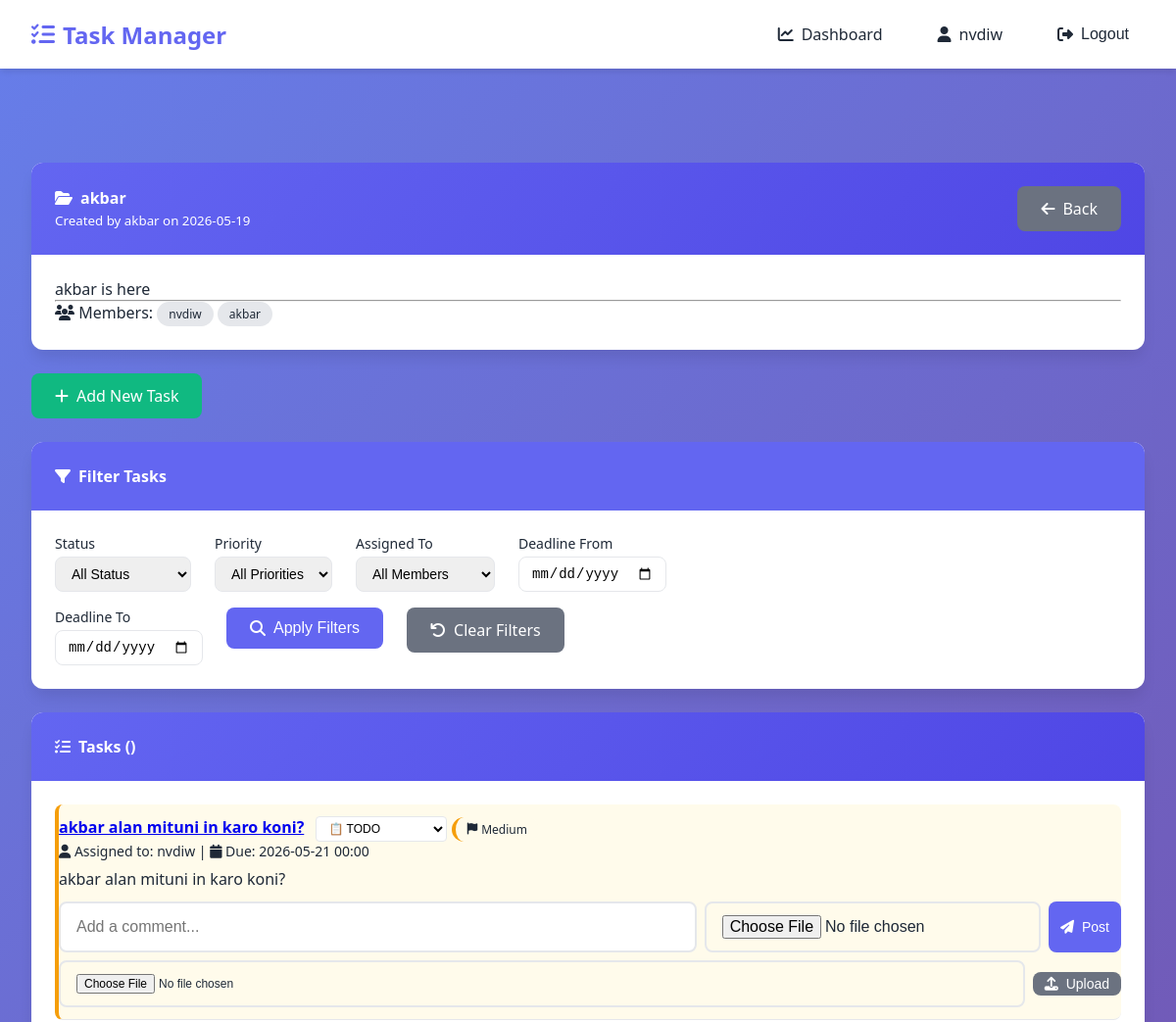
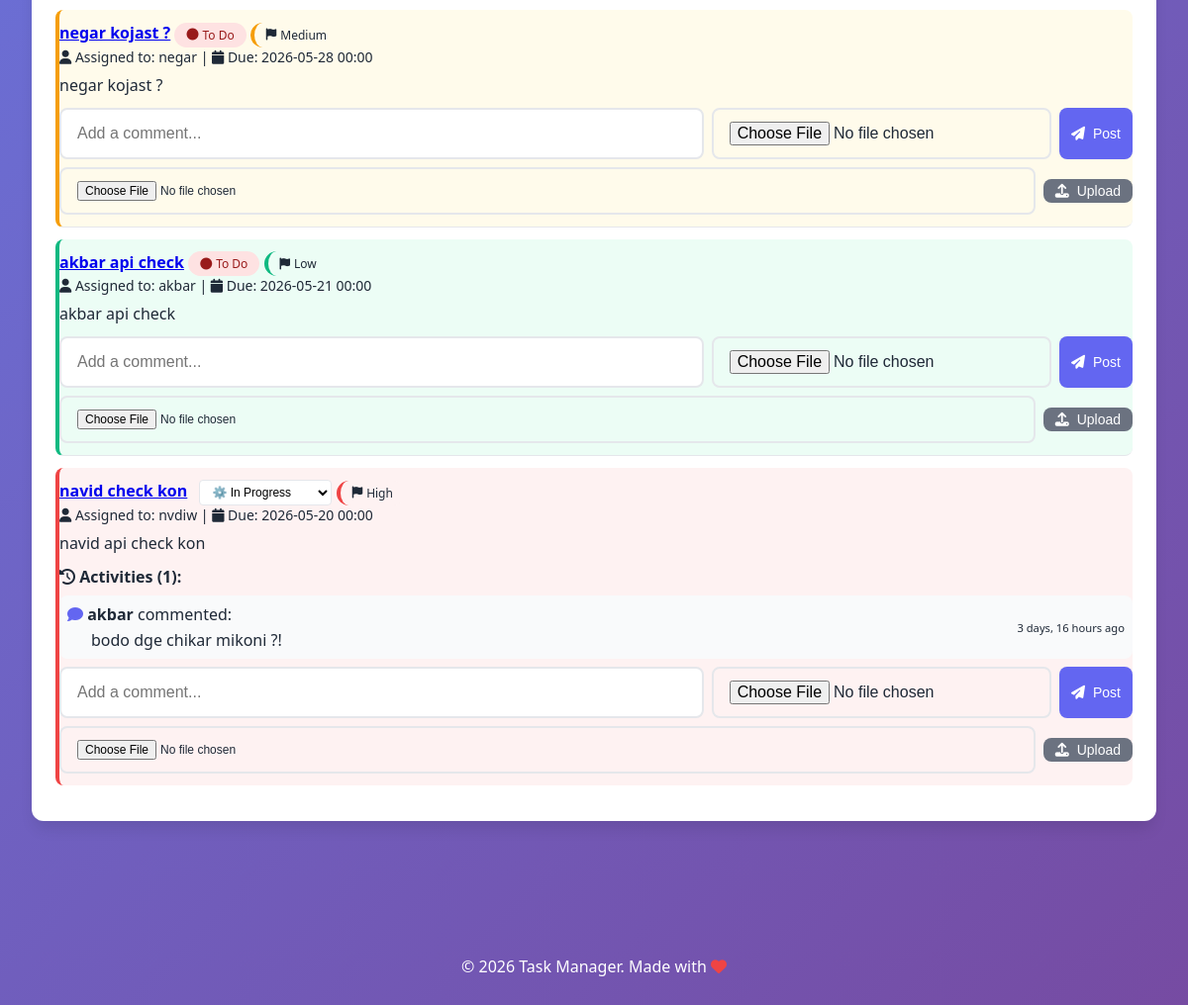
The page /projects/10/ (signed in) on the database as committed earlier (2 pictures, top to bottom).
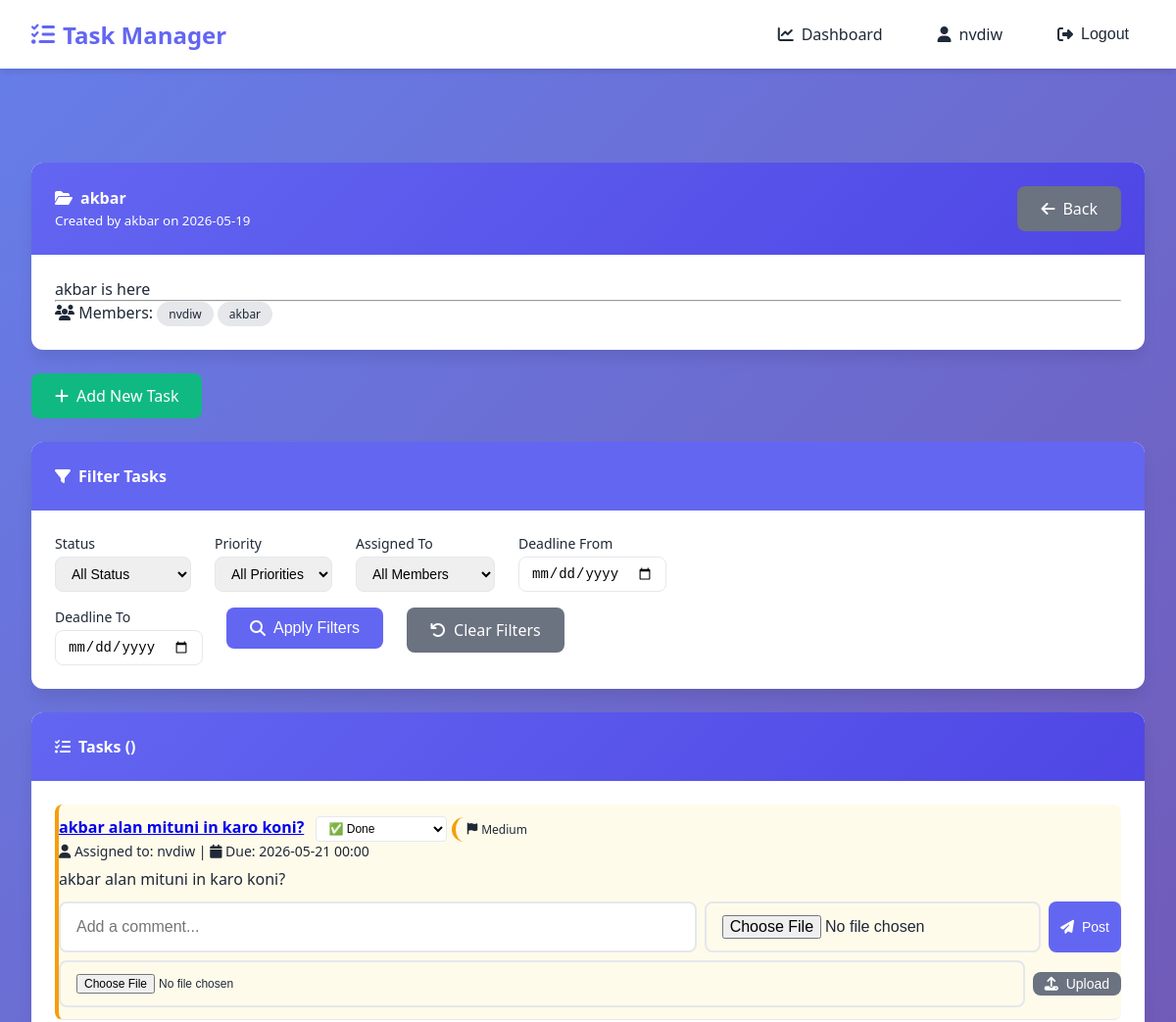
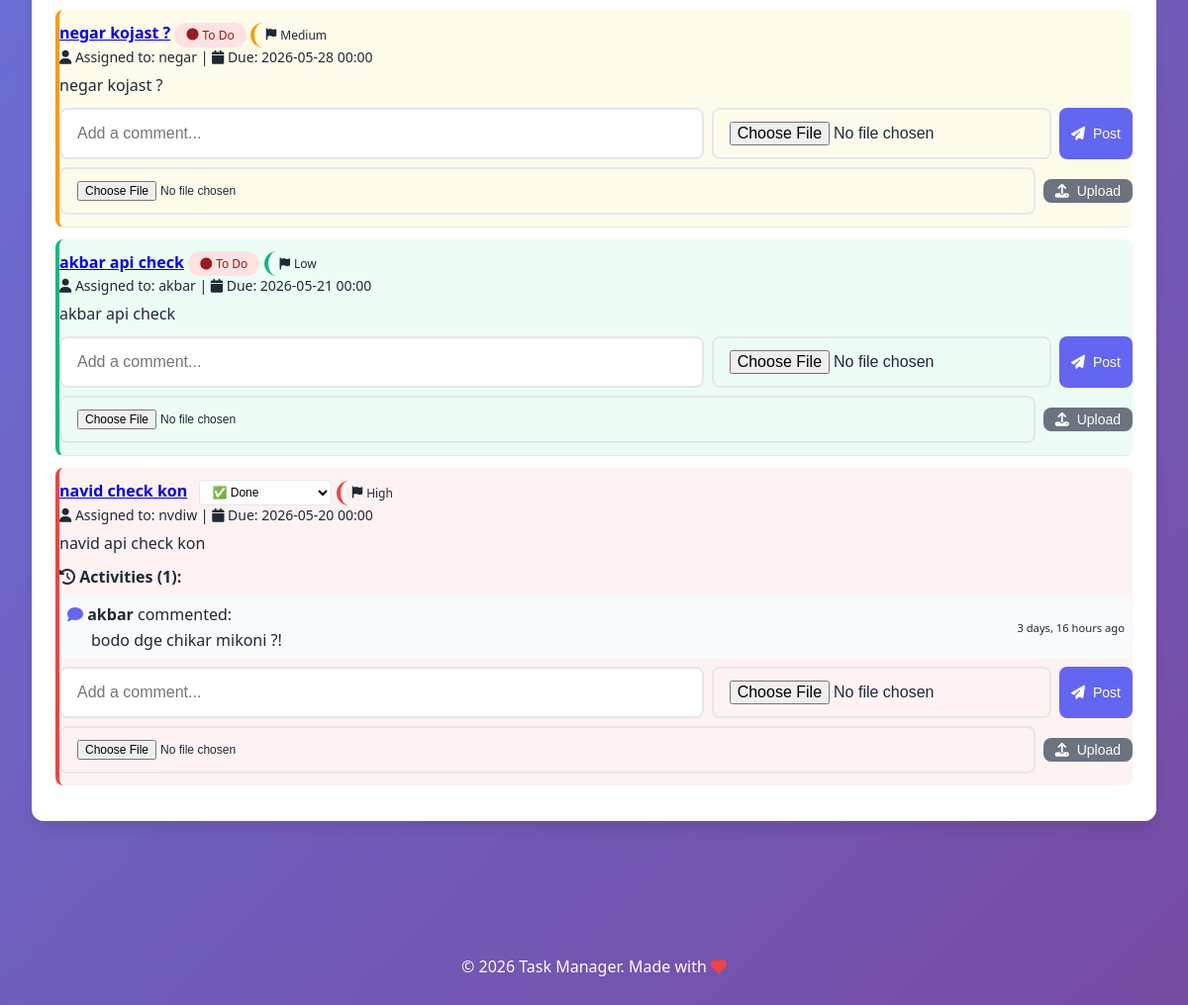
The same page on the database as committed later (2 pictures, top to bottom).
### tasks/models.py (models this page shows, shortened)
class Task(models.Model):
    class Status(models.TextChoices):
        TODO = 'TODO', 'To Do'
        IN_PROGRESS = 'IN_PROGRESS', 'In Progress'
        DONE = 'DONE', 'Done'
    class Priority(models.TextChoices):
        LOW = 'LOW', 'Low'
        MEDIUM = 'MEDIUM', 'Medium'
        HIGH = 'HIGH', 'High'
        URGENT = 'URGENT', 'Urgent'
    title = models.CharField(max_length=200, verbose_name="Task Title")
    description = models.TextField(verbose_name="Description", blank=True)
    project = models.ForeignKey(
        Project,
        on_delete=models.CASCADE,
        related_name='tasks',
        verbose_name="Related Project"
    )
    assigned_to = models.ForeignKey(
        User,
        on_delete=models.SET_NULL,
        null=True,
        blank=True,
        related_name='assigned_tasks',
        verbose_name="Assigned To"
    )
    created_by = models.ForeignKey(
        User,
        on_delete=models.CASCADE,
        related_name='created_tasks',
        verbose_name="Created By"
    )
    status = models.CharField(
        max_length=20,
        choices=Status.choices,
        default=Status.TODO,
        verbose_name="Status"
    )
    priority = models.CharField(
        max_length=20,
        choices=Priority.choices,
        default=Priority.MEDIUM,
        verbose_name="Priority"
    )
    deadline = models.DateTimeField(
        null=True,
        blank=True,
        verbose_name="Deadline"
    )
    created_at = models.DateTimeField(auto_now_add=True, verbose_name="Created At")
    updated_at = models.DateTimeField(auto_now=True, verbose_name="Last Updated")
    class Meta:
        verbose_name = "Task"
        verbose_name_plural = "Tasks"
        ordering = ['-priority', 'deadline']
    def get_activities(self):
        activities = []
        for comment in self.comments.all():
            activities.append({
                'type': 'comment',
                'date': comment.created_at,
                'data': comment,
                'author': comment.author,
                'text': comment.text
            })
        if hasattr(self, 'attachments'):
            for attachment in self.attachments.all():
                activities.append({
                    'type': 'attachment',
                    'date': attachment.uploaded_at,
                    'data': attachment,
                    'author': attachment.uploaded_by,
                    'filename': attachment.filename,
                    'file_url': attachment.file.url,
                    'file_size': attachment.file_size
                })
        activities.sort(key=lambda x: x['date'], reverse=True)
        return activities

### tasks/views.py (the view)
# urls.py: path('projects/<int:pk>/', views.project_detail, name='project_detail'),
@login_required
def project_detail(request, pk):
    project = get_object_or_404(Project, pk=pk)
    if request.user not in project.members.all() and request.user != project.created_by:
        messages.error(request, 'You do not have access to this project.')
        return redirect('tasks:project_list')
    status_filter = request.GET.get('status', '')
    priority_filter = request.GET.get('priority', '')
    assigned_filter = request.GET.get('assigned', '')
    deadline_from = request.GET.get('deadline_from', '')
    deadline_to = request.GET.get('deadline_to', '')
    assigned_username = ''
    if assigned_filter and assigned_filter != 'all' and assigned_filter != 'unassigned':
        try:
            assigned_user = User.objects.get(id=assigned_filter)
            assigned_username = assigned_user.username
        except User.DoesNotExist:
            assigned_username = ''
    tasks_list = project.tasks.all()
    if status_filter:
        tasks_list = tasks_list.filter(status=status_filter)
    if priority_filter:
        tasks_list = tasks_list.filter(priority=priority_filter)
    if assigned_filter and assigned_filter != 'all':
        if assigned_filter == 'unassigned':
            tasks_list = tasks_list.filter(assigned_to__isnull=True)
        else:
            tasks_list = tasks_list.filter(assigned_to__id=assigned_filter)
    if deadline_from:
        tasks_list = tasks_list.filter(deadline__gte=deadline_from)
    if deadline_to:
        tasks_list = tasks_list.filter(deadline__lte=deadline_to)
    for task in tasks_list:
        task.activities = task.get_activities()
    paginator = Paginator(tasks_list, 5)
    page_number = request.GET.get('page')
    tasks = paginator.get_page(page_number)
    users = project.members.all()
    context = {
        'project': project,
        'tasks': tasks,
        'users': users,
        'status_filter': status_filter,
        'priority_filter': priority_filter,
        'assigned_filter': assigned_filter,
        'assigned_username': assigned_username,
        'deadline_from': deadline_from,
        'deadline_to': deadline_to,
    }
    return render(request, 'tasks/project_detail.html', context)

### templates/tasks/project_detail.html (shortened to what the changed rows need)
{% extends 'base.html' %}
{% block content %}
<div class="card">
    <div class="card-body">
        {% if tasks %}
            {% for task in tasks %}
                <div class="task-item priority-{{ task.priority|lower }}">
                    <div style="flex: 1;">
                        <div>
                            <strong>
                                <a href="{% url 'tasks:task_edit' task.pk %}">{{ task.title }}</a>
                            </strong>
                            {% if user == task.assigned_to or user == project.created_by %}
                                <form method="post" action="{% url 'tasks:task_toggle_status' task.pk %}" style="display: inline-block; margin-left: 0.5rem;">
                                    <select name="status" class="form-select-sm" onchange="this.form.submit()">
                                        <option value="TODO" {% if task.status == 'TODO' %}selected{% endif %}>📋 TODO</option>
                                        <option value="IN_PROGRESS" {% if task.status == 'IN_PROGRESS' %}selected{% endif %}>⚙️ In Progress</option>
                                        <option value="DONE" {% if task.status == 'DONE' %}selected{% endif %}>✅ Done</option>
                                    </select>
                                </form>
                            {% else %}
                                <span class="status-badge status-{{ task.status|lower }}">
                                    <i class="fas fa-{% if task.status == 'TODO' %}circle{% elif task.status == 'IN_PROGRESS' %}spinner{% else %}check-circle{% endif %}"></i>
                                    {{ task.get_status_display }}
                                </span>
                            {% endif %}
                            <span class="badge priority-{{ task.priority|lower }}">
                                <i class="fas fa-flag"></i> {{ task.get_priority_display }}
                            </span>
                        </div>
                        <div class="text-muted" style="font-size: 0.875rem;">
                            <i class="fas fa-user"></i> Assigned to: {{ task.assigned_to.username|default:"Unassigned" }}
                            {% if task.deadline %}
                                | <i class="fas fa-calendar"></i> Due: {{ task.deadline|date:"Y-m-d H:i" }}
                            {% endif %}
                        </div>
                        {% if task.description %}
                            <div class="text-muted" style="margin-top: 0.5rem;">{{ task.description|truncatewords:15 }}</div>
                        {% endif %}
                        <div style="margin-top: 0.75rem;">
                            {% with activities=task.get_activities %}
                                {% if activities %}
                                    <div class="activities-list" style="margin-bottom: 0.5rem;">
                                        <strong><i class="fas fa-history"></i> Activities ({{ activities|length }}):</strong>
                                        <div style="margin-top: 0.5rem;">
                                            {% for activity in activities %}
                                                <div class="activity-item" style="background: var(--light); padding: 0.5rem; border-radius: 8px; margin-bottom: 0.5rem;">
                                                    <div style="display: flex; justify-content: space-between; align-items: center;">
                                                        <div>
                                                                {% if activity.type == 'comment' %}
                                                                <i class="fas fa-comment" style="color: #6366f1;"></i>
                                                                <strong>{{ activity.author.username }}</strong>
                                                                <span class="text-muted">commented:</span>
                                                                <p style="margin: 0.25rem 0 0 1.5rem;">{{ activity.text }}</p>
                                                            {% endif %}
                                                        </div>
                                                        <div class="text-muted" style="font-size: 0.7rem;">
                                                            {{ activity.date|timesince }} ago
                                                        </div>
                                                    </div>
                                                </div>
                                            {% endfor %}
                                        </div>
                                    </div>
                                {% endif %}
                            {% endwith %}
                            <form method="post" action="{% url 'tasks:comment_add' task.pk %}" enctype="multipart/form-data" style="margin-top: 0.5rem;">
                                <div style="display: flex; gap: 0.5rem; flex-wrap: wrap;">
                                    <input type="text" name="text" class="form-control" placeholder="Add a comment..." style="flex: 2; min-width: 150px;">
                                    <input type="file" name="image" class="form-control" accept="image/*" style="flex: 1; min-width: 120px;">
                                    <button type="submit" class="btn btn-primary btn-sm">
                                        <i class="fas fa-paper-plane"></i> Post
                                    </button>
                                </div>
                            </form>
                            <form method="post" action="{% url 'tasks:upload_attachment' task.pk %}" enctype="multipart/form-data" style="margin-top: 0.5rem; display: flex; gap: 0.5rem; align-items: center;">
                                <input type="file" name="file" class="form-control" style="flex: 1; font-size: 0.75rem;">
                                <button type="submit" class="btn btn-secondary btn-sm">
                                    <i class="fas fa-upload"></i> Upload
                                </button>
                            </form>
                        </div>
                    </div>
                </div>
            {% endfor %}
        {% else %}
            <div class="text-center" style="padding: 2rem;">
                <i class="fas fa-check-circle" style="font-size: 3rem; color: var(--gray);"></i>
                <p>No tasks yet. Click "Add New Task" to get started!</p>
            </div>
        {% endif %}
    </div>
</div>
{% endblock %}

Rows that differ between the two databases and show on the page:
changed Task "akbar alan mituni in karo koni?": status "📋 TODO" → "✅ Done"
changed Task "navid check kon": status "⚙️ In Progress" → "✅ Done"
